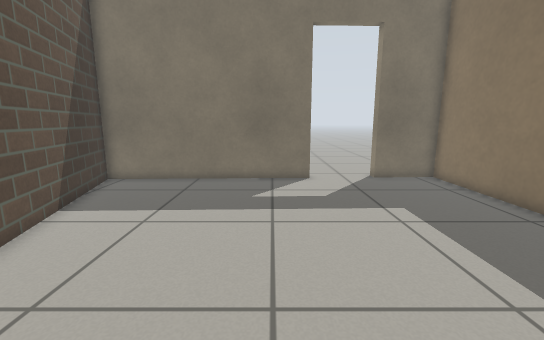
[1] (above)

12 first-person views from a walk through a world built for the Gazebo simulator. The camera is 0.76 m above the floor, tilts 10° down and sees 90° across. The floor is counted in squares, 0.25 m on a side. Each view is taken from the middle of a square. On the plan, view 1 faces up. The plan holds only what a view shows up to about 20 squares ahead; the rest is blank. Simple patterns stand in for the simulator's built-in surfaces.

[2]
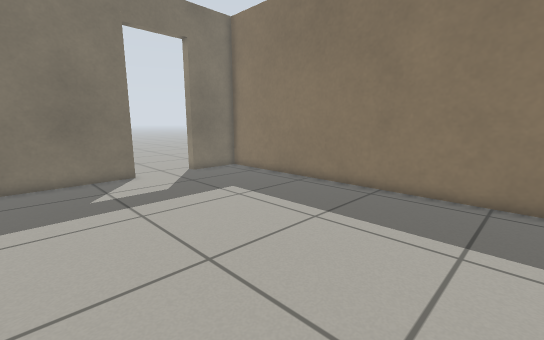

[3]
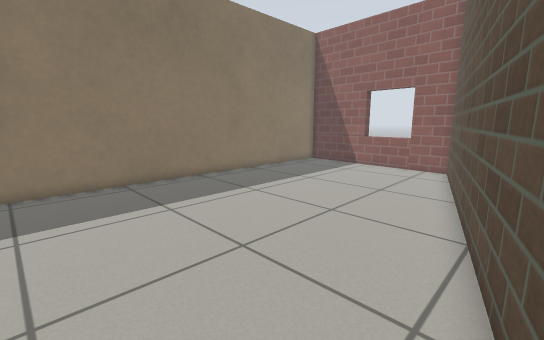

[4]
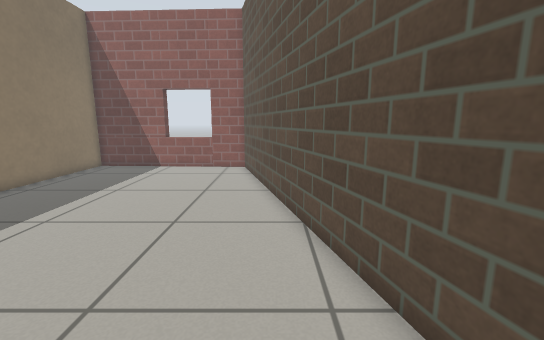

[5]
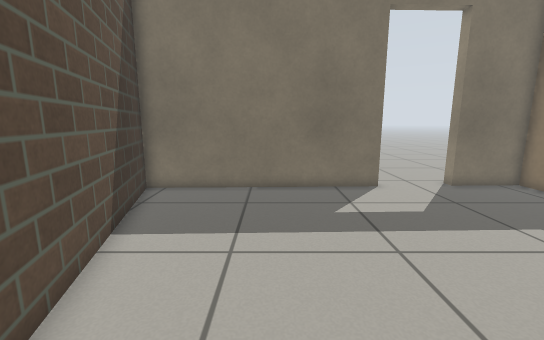

[6]
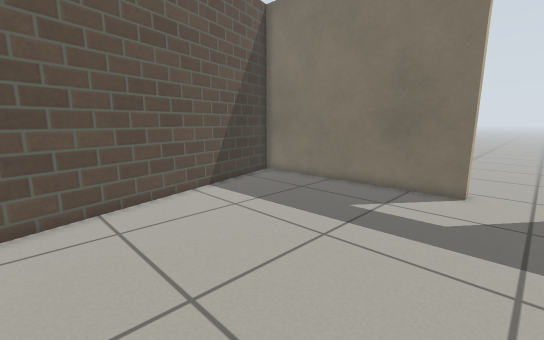

[7]
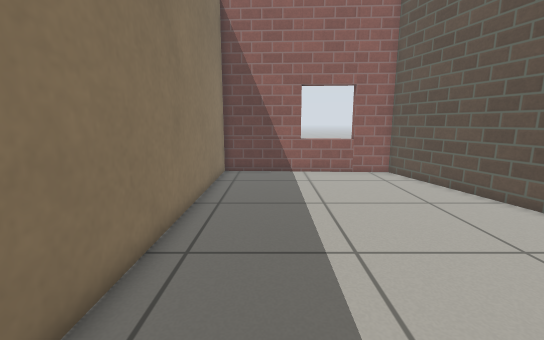

[8]
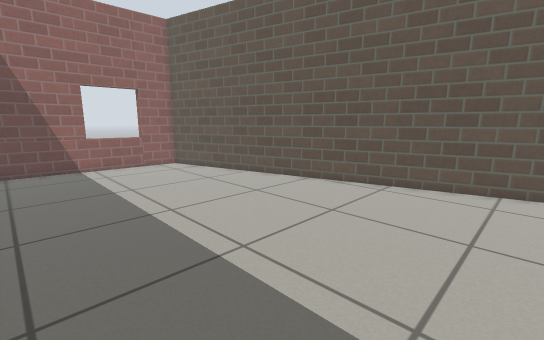

[9]
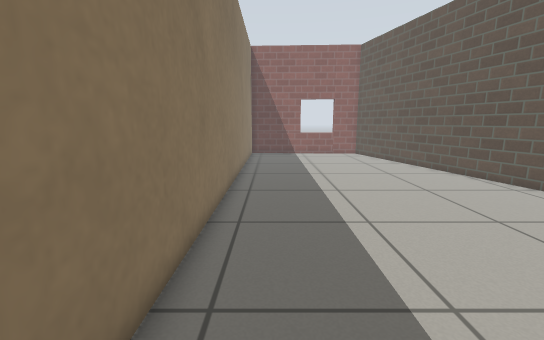

[10]
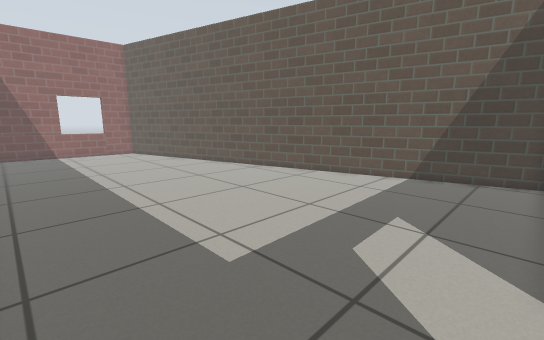

[11]
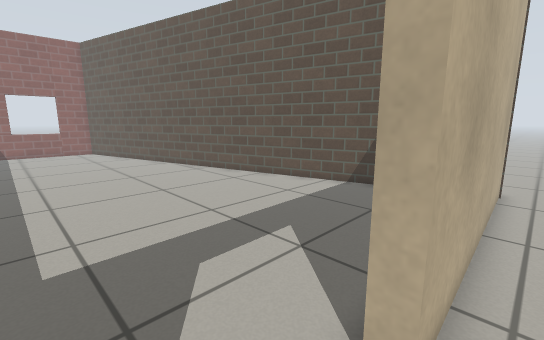

[12]
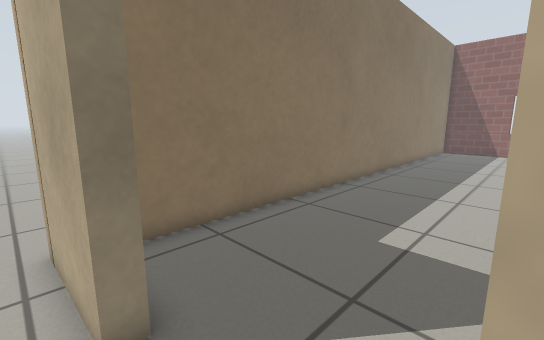

### Floor plan
Points are (right, up) in squares from view 1. A wall is a line through its corners. A room is listed if a view was taken in it or the views show most of it. See-through windows are left out.
Room 1 (views 1, 2, 3, 4, 5, 6, 7, 8, 9, 10)
walls: (2.1, 14.7) (-8.9, 14.4) (-1.1, -14.4) (9, -14.9) (9, 14.9) (5.7, 14.8)
ways out: open door at (3.5, 15) to room 2
Room 2 (views 11, 12)
walls: (-9.1, 15) (2, 15.3); (5.6, 15.4) (9.7, 15.5)
ways out: open door at (3.5, 15) to room 1

Where each view was taken, in squares from view 1:
view 1: 0 up, 0 right, facing up
view 2: 1 down, 3 left, facing up-right
view 3: 4 up, 5 left, facing down-right
view 4: 4 up, 3 left, facing down
view 5: 2 up, 3 left, facing up
view 6: 2 up, 4 right, facing up-left
view 7: 2 up, 6 right, facing down
view 8: 5 up, 8 right, facing down-left
view 9: 12 up, 7 right, facing down
view 10: 14 up, 8 right, facing down-left
view 11: 16 up, 5 right, facing down-left
view 12: 16 up, 2 right, facing down-right
